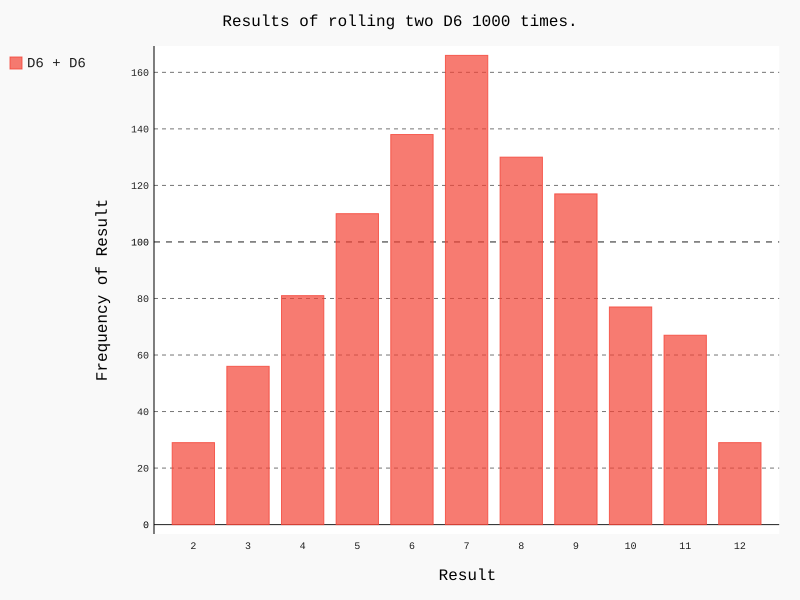

Write the Python code that produced this figure.
import pygal
from die import Die

# Create a D6.
die_1 = Die()
die_2 = Die()

# Make some rolls, and store results in a list.
results = []
for roll_num in range(1000):
    result = die_1.roll() + die_2.roll()
    results.append(result)

# Analyze the results.
frequencies = []
max_result = die_1.num_sides + die_2.num_sides
for value in range(2, max_result+1):
    frequency = results.count(value)
    frequencies.append(frequency)

# Visualize the results.
hist = pygal.Bar()

hist.title = "Results of rolling two D6 1000 times."
hist.x_labels = ['2', '3', '4', '5', '6', '7', '8', '9', '10', '11', '12']
hist.x_title = "Result"
hist.y_title = "Frequency of Result"

hist.add('D6 + D6', frequencies)
hist.render_to_file('dice_visual.svg')
